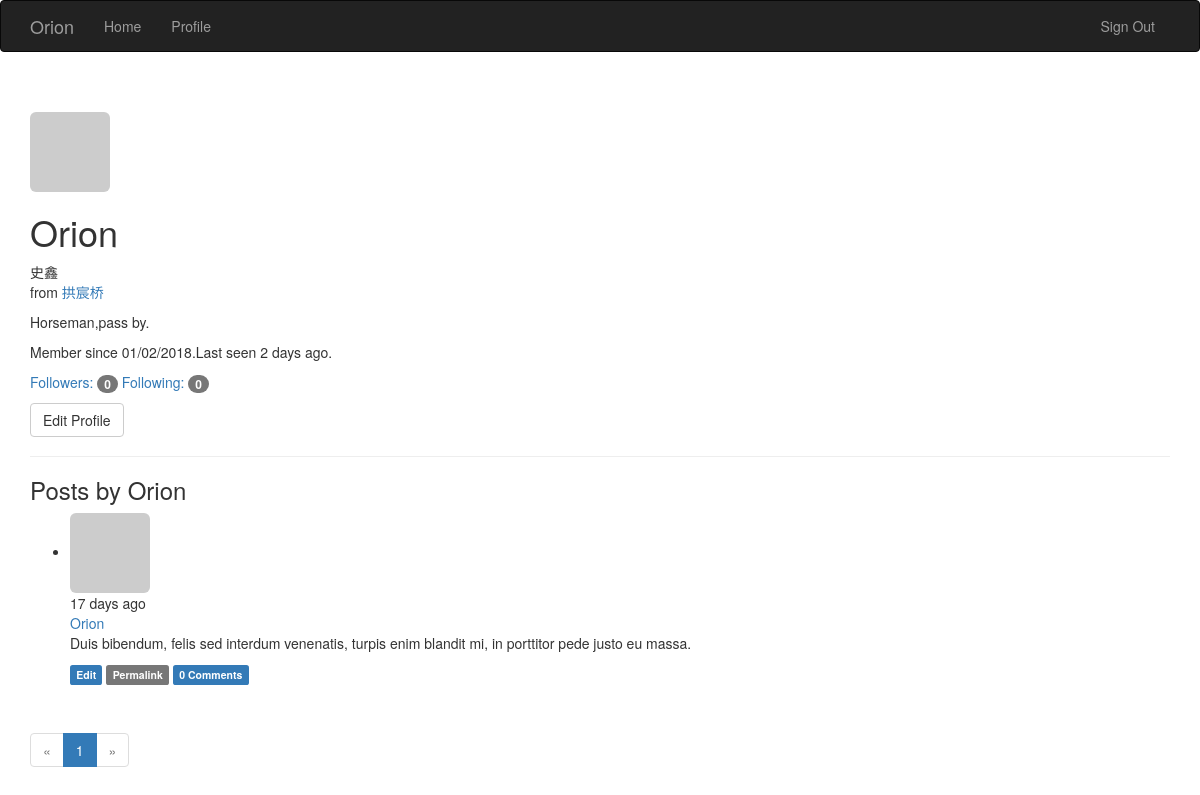
The app's page /main/user/Orion (signed in), older data.
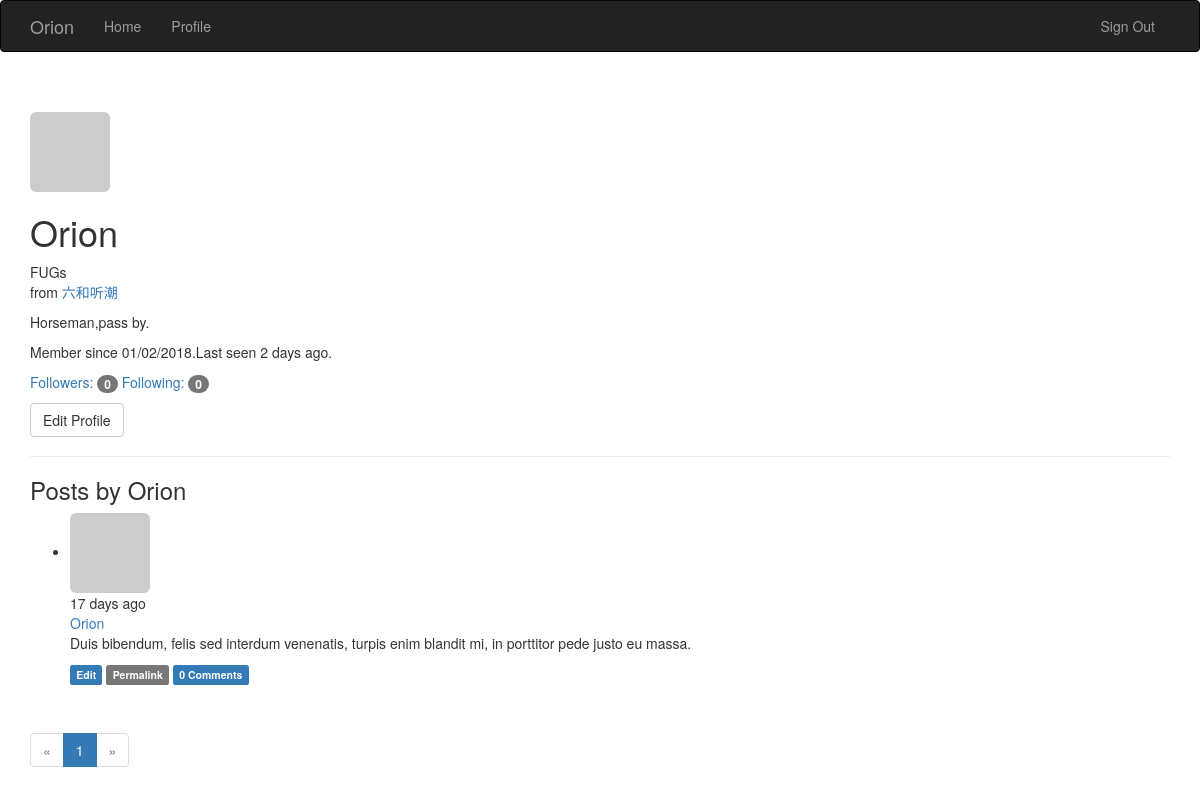
The same page, newer data.
### app/models.py (models this page shows, shortened)
class User(UserMixin, db.Model):
    __tablename__ = 'users'
    id = db.Column(db.Integer, primary_key=True)
    email = db.Column(db.String(64), unique=True, index=True)
    username = db.Column(db.String(64), unique=True, index=True)
    role_id = db.Column(db.Integer, db.ForeignKey('roles.id'))
    password_hash = db.Column(db.String(128))
    confirmed = db.Column(db.Boolean, default=False)
    name = db.Column(db.String(64))
    location = db.Column(db.String(64))
    about_me = db.Column(db.Text())
    member_since = db.Column(db.DateTime(), default=datetime.utcnow)
    last_seen = db.Column(db.DateTime(), default=datetime.utcnow)
    avatar_hash = db.Column(db.String(32))
    posts = db.relationship('Post', backref='author', lazy='dynamic')
    followed = db.relationship('Follow',
                               foreign_keys=[Follow.follower_id],
                               backref=db.backref('follower', lazy='joined'),
                               lazy='dynamic',
                               cascade='all, delete-orphan')
    followers = db.relationship('Follow',
                                foreign_keys=[Follow.followed_id],
                                backref=db.backref('followed', lazy='joined'),
                                lazy='dynamic',
                                cascade='all, delete-orphan')
    comments = db.relationship('Comment',
                               backref='author', lazy='dynamic')
    @property
    def password(self):
        raise AttributeError('password is not a readable attribute')
    def can(self, permissions):
        return self.role is not None and \
            (self.role.permissions & permissions) == permissions
    def is_administrator(self):
        return self.can(Permission.ADMINISTER)
    def ping(self):
        self.last_seen = datetime.utcnow()
        db.session.add(self)
    def gravatar(self, size=100, default='identicon', rating='g'):
        if request.is_secure:
            url = 'https://secure.gravatar.com/avatar'
        else:
            url = 'http://www.gravatar.com/avatar'
        hash = self.avatar_hash or hashlib.md5(
            self.email.encode('utf-8')).hexdigest()
        return '{url}/{hash}?s={size}&d={default}&r={rating}'.format(url=url, hash=hash, size=size, default=default, rating=rating)

### app/main/views.py (the view)
@main.route('/user/<username>')
def user(username):
    user = User.query.filter_by(username=username).first()
    if user is None:
        abort(404)
    page = request.args.get('page', 1, type=int)
    pagination = user.posts.order_by(Post.timestamp.desc()).paginate(
        page, per_page=current_app.config['FLASKY_POSTS_PER_PAGE'],
        error_out=False)
    posts = user.posts.order_by(Post.timestamp.desc()).all()
    return render_template('user.html', user=user, posts=posts,
                           pagination=pagination)

### app/auth/views.py (called while the page is built)
@auth.before_app_request
def before_request():
    if current_user.is_authenticated:
        current_user.ping()
        if not current_user.confirmed \
                and request.endpoint \
                and request.blueprint != 'auth' \
                and request.endpoint != 'static':
            return redirect(url_for('auth.unconfirmed'))

### app/main/__init__.py (called while the page is built)
@main.app_context_processor
def inject_permissions():
    return dict(Permission=Permission)

### app/main/views.py (called while the page is built)
@main.after_app_request
def after_request(response):
    for query in get_debug_queries():
        if query.duration >= current_app.config['FLASKY_SLOW_DB_QUERY_TIME']:
            current_app.logger.warning(
                'Slow query: %s\nParameters: %s\nDuration: %fs\nContext: %s\n'
                % (query.statement, query.parameters, query.duration,
                   query.context))
    return response

### app/models.py (called while the page is built)
@login_manager.user_loader
def load_user(user_id):
    return User.query.get(int(user_id))

### app/templates/user.html (shortened to what this page needs)
{% extends "base.html" %}
{% import "_macros.html" as macros %}
{% block page_content %}
<div class="page-header">
    <img class="img-rounded profile-thumbnail" src="{{ user.gravatar(size=256) }}">
    <div class="profile-header">
        <h1>{{ user.username }}</h1>
        {% if user.name or user.location %}
        <p>
            {% if user.name %}{{ user.name }}<br>{% endif %}
            {% if user.location %}
                from <a href="http://ditu.amap.com/search?query={{ user.location }}">
                {{ user.location }}
            </a><br>
            {% endif %}
        </p>
        {% endif %}
        {% if user.about_me %}<p>{{ user.about_me }}</p>{% endif %}
        <p>Member since {{ moment(user.member_since).format('L') }}.Last seen {{ moment(user.last_seen).fromNow() }}.</p>
        <p>
            <a href="{{ url_for('.followers', username=user.username) }}">Followers: <span class="badge">{{ user.followers.count() - 1 }}</span></a>
            <a href="{{ url_for('.followed_by', username=user.username) }}">Following: <span class="badge">{{ user.followed.count() - 1 }}</span></a>
        </p>
        <p>
            {% if user == current_user %}
            <a class="btn btn-default" href="{{ url_for('.edit_profile') }}">Edit Profile</a>
            {% endif %}
        </p>
    </div>
</div>
<h3>Posts by {{ user.username }}</h3>
{% include '_posts.html' %}
{% if pagination %}
<div class="pagination">
    {{ macros.pagination_widget(pagination, '.user', username=user.username) }}
</div>
{% endif %}
{% endblock %}

Row changes from the older to the newer data that the page shows:
changed User "Orion": name "史鑫" → "FUGs"; location "拱宸桥" → "六和听潮"
